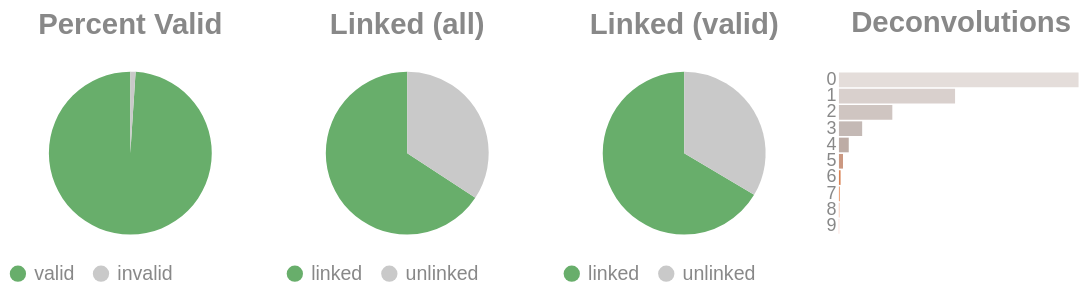

The notebook cell saved with this chart:
### Code cell
if SKIPLR:
    pass
else:
    clash = Counter()
    for i in valids['molecule'].to_list():
        _mol = i.split("-")
        if len(_mol) == 1:
            clash.update('0')
        else:
            clash.update(_mol[-1])

    _d = {"deconvolutions": [], 'count': []}
    for k,v in clash.items():
        _d['deconvolutions'].append(k)
        _d['count'].append(v)

    tot_valid = valids['reads'].sum()
    mask = valids['reads'] >= 2
    n_linked_reads = valids.filter(mask)['reads'].sum()
    if n_linked_reads == 0:
        print_html("No linked molecules (>=2 reads) were detected; skipping linked-only distributions.")
        SKIPLR = True
    else:
        perc_valid = round(tot_valid / n_reads, 4)
        linked_perc_abs = round(n_linked_reads / n_reads, 4)
        linked_perc = round(n_linked_reads / tot_valid, 4)

    _valid = pl.DataFrame({"valids": ['valid', 'invalid'], "count": [tot_valid, n_reads - tot_valid]})
    _linked_abs = pl.DataFrame({"linked (absolute)": ['linked', 'unlinked'], "count": [n_linked_reads, n_reads - n_linked_reads]})
    _linked_rel = pl.DataFrame({"linked (valids)": ['linked', 'unlinked'], "count": [n_linked_reads, tot_valid - n_linked_reads]})

    (
        alt.hconcat(
            piechart(_valid, goodval = 'valid', title = "Percent Valid"),
            piechart(_linked_abs, goodval = "linked", title =  "Linked (all)"),
            piechart(_linked_rel, goodval = "linked", title =  "Linked (valid)"),
            convolutionbar(pl.DataFrame(_d), title = "Deconvolutions"),
            center = True,
            bounds = 'flush'
        )
        .resolve_scale(color='independent')
        .resolve_legend('independent')
        .properties(usermeta={'embedOptions': {"actions": False}})
    ).display()

### Figure 1 — Vega-Lite specification as saved in the notebook (floating-point values rounded to 4 significant figures)
{"width": "container", "height": 400, "config": {"title": {"anchor": "start", "dy": -15, "fontSize": 18, "color": "#888888", "subtitleColor": "#888888", "subtitleFontSize": 14}, "arc": {"fill": "#0072B2"}, "axis": {"domainColor": "#888888", "domainWidth": 0.5, "gridWidth": 0.2, "grid": false, "titleFontWeight": 400, "titleFontSize": 15, "labelFontSize": 11, "labelColor": "#888888", "tickColor": "#888888", "tickWidth": 0.2, "titleColor": "#888888"}, "axisBand": {"grid": false}, "axisX": {"grid": true, "tickSize": 10, "domainCap": "round"}, "axisY": {"domain": false, "grid": true, "tickSize": 0, "domainCap": "round"}, "background": "transparent", "header": {"labelFontSize": 15, "labelColor": "#888888", "titleFontSize": 15, "titleFontWeight": 600, "titleColor": "#888888"}, "legend": {"labelFont": "sans-serif", "labelFontSize": 12, "labelColor": "#888888", "symbolSize": 100, "symbolType": "circle", "titleFontSize": 12, "titlePadding": 10, "titleColor": "#888888", "title": null}, "range": {"category": ["#E69F00", "#56B4E9", "#009E73", "#F0E442", "#0072B2", "#D55E00", "#CC79A7", "#000000"], "diverging": ["#cfe8f3", "#a2d4ec", "#73bfe2", "#46abdb", "#1696d2", "#12719e"]}, "area": {"fill": "#0072B2", "fillOpacity": 0.7, "line": true, "strokeOpacity": 0.7}, "line": {"color": "#0072B2", "stroke": "#0072B2", "strokeWidth": 2}, "trail": {"color": "#0072B2", "stroke": "#0072B2", "strokeWidth": 0, "size": 1}, "point": {"filled": true, "fillOpacity": 1.0, "size": 95}, "text": {"color": "#888888", "fontSize": 11, "align": "right", "fontWeight": 400, "size": 11}, "bar": {"fill": "#0072B2", "stroke": null}, "view": {"stroke": null, "continuousWidth": 660, "continuousHeight": 400}}, "hconcat": [{"data": {"name": "data-e8e234b26a8400a16632921031cb6520"}, "mark": {"type": "arc"}, "encoding": {"color": {"field": "valids", "legend": {"orient": "bottom", "title": null}, "scale": {"domain": ["valid", "invalid"], "range": ["#68ae6b", "#C9C9C9"]}, "title": "Valids", "type": "nominal"}, "theta": {"field": "count", "type": "quantitative"}, "tooltip": [{"field": "valids", "title": "Valids", "type": "ordinal"}, {"field": "percent", "format": ".2%", "title": "Percent", "type": "quantitative"}, {"field": "count", "title": "Count", "type": "quantitative"}]}, "height": 100, "title": {"text": "Percent Valid", "align": "center", "anchor": "middle"}, "transform": [{"calculate": "datum.count / 5479427", "as": "percent"}], "width": 150}, {"data": {"name": "data-c3d2c784440cda78ffdcd4389918f434"}, "mark": {"type": "arc"}, "encoding": {"color": {"field": "linked (absolute)", "legend": {"orient": "bottom", "title": null}, "scale": {"domain": ["linked", "unlinked"], "range": ["#68ae6b", "#C9C9C9"]}, "title": "Linked (Absolute)", "type": "nominal"}, "theta": {"field": "count", "type": "quantitative"}, "tooltip": [{"field": "linked (absolute)", "title": "Linked (Absolute)", "type": "ordinal"}, {"field": "percent", "format": ".2%", "title": "Percent", "type": "quantitative"}, {"field": "count", "title": "Count", "type": "quantitative"}]}, "height": 100, "title": {"text": "Linked (all)", "align": "center", "anchor": "middle"}, "transform": [{"calculate": "datum.count / 5479427", "as": "percent"}], "width": 150}, {"data": {"name": "data-d3059a1fd75d23a27fb3590a283c19df"}, "mark": {"type": "arc"}, "encoding": {"color": {"field": "linked (valids)", "legend": {"orient": "bottom", "title": null}, "scale": {"domain": ["linked", "unlinked"], "range": ["#68ae6b", "#C9C9C9"]}, "title": "Linked (Valids)", "type": "nominal"}, "theta": {"field": "count", "type": "quantitative"}, "tooltip": [{"field": "linked (valids)", "title": "Linked (Valids)", "type": "ordinal"}, {"field": "percent", "format": ".2%", "title": "Percent", "type": "quantitative"}, {"field": "count", "title": "Count", "type": "quantitative"}]}, "height": 100, "title": {"text": "Linked (valid)", "align": "center", "anchor": "middle"}, "transform": [{"calculate": "datum.count / 5422615", "as": "percent"}], "width": 150}, {"data": {"name": "data-4a5c3f532d81ed7936f9f7cd075bda07"}, "mark": {"type": "bar"}, "encoding": {"color": {"field": "deconvolutions", "legend": null, "scale": {"scheme": "lightgreyred"}, "type": "nominal"}, "tooltip": [{"field": "deconvolutions", "title": "Deconvolutions", "type": "ordinal"}, {"field": "percent", "format": ".2%", "title": "Percent", "type": "quantitative"}, {"field": "count", "title": "Count", "type": "quantitative"}], "x": {"axis": null, "field": "count", "type": "quantitative"}, "y": {"field": "deconvolutions", "sort": "ascending", "title": null, "type": "nominal"}}, "height": 100, "title": {"text": "Deconvolutions", "align": "center", "anchor": "middle"}, "transform": [{"calculate": "datum.count / 2939680", "as": "percent"}], "width": 150}], "bounds": "flush", "center": true, "resolve": {"legend": {"angle": "independent"}, "scale": {"color": "independent"}}, "usermeta": {"embedOptions": {"actions": false}}, "$schema": "https://vega.github.io/schema/vega-lite/v6.4.1.json", "datasets": {"data-e8e234b26a8400a16632921031cb6520": [{"valids": "valid", "count": 5422615}, {"valids": "invalid", "count": 56812}], "data-c3d2c784440cda78ffdcd4389918f434": [{"linked (absolute)": "linked", "count": 3602625}, {"linked (absolute)": "unlinked", "count": 1876802}], "data-d3059a1fd75d23a27fb3590a283c19df": [{"linked (valids)": "linked", "count": 3602625}, {"linked (valids)": "unlinked", "count": 1819990}], "data-4a5c3f532d81ed7936f9f7cd075bda07": [{"deconvolutions": "0", "count": 1569044}, {"deconvolutions": "1", "count": 760443}, {"deconvolutions": "2", "count": 349587}, {"deconvolutions": "3", "count": 152123}, {"deconvolutions": "4", "count": 64264}, {"deconvolutions": "5", "count": 26479}, {"deconvolutions": "6", "count": 10780}, {"deconvolutions": "7", "count": 4350}, {"deconvolutions": "8", "count": 1792}, {"deconvolutions": "9", "count": 818}]}}
